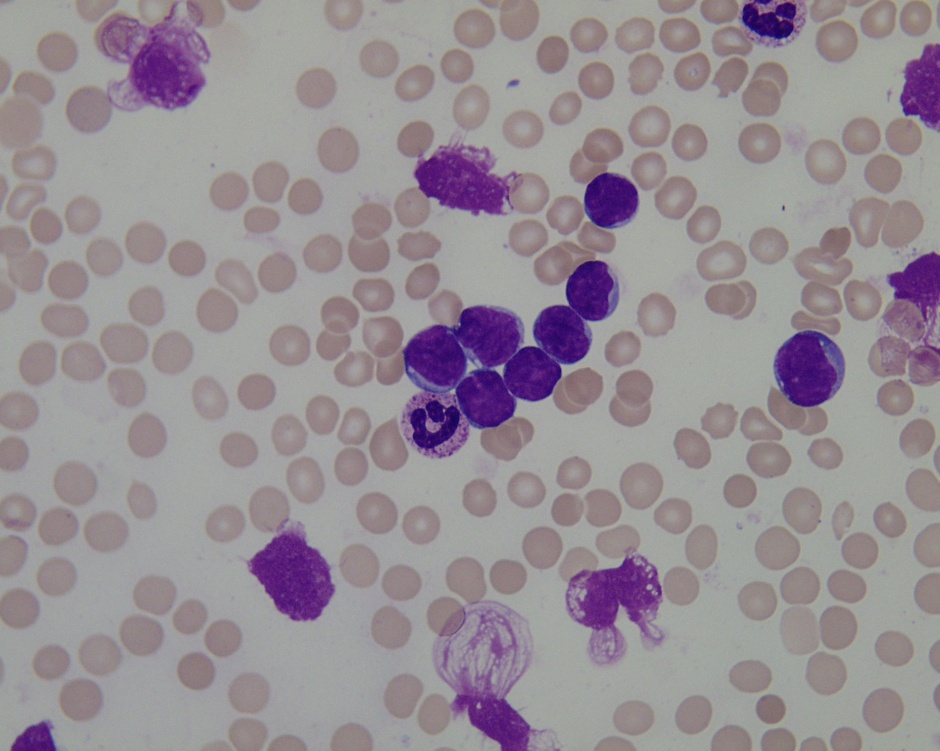
#> input picture img/cancer.jpg, 940 x 751 px, shrunk from 1712 x 1368 before the run
$ python pre.py
#> lines starting #> are read from the running program, lines starting #| are printed output that depends on the picture
import cv2
import numpy as np
import matplotlib.pyplot as plt

#Input image path here
image_paths = 'img/cancer.jpg'

def load_image_and_convert_grayscale():
    img = cv2.imread(image_paths)
#> img is the input picture: shape (751, 940, 3); mean B, G, R 148.5, 141.6, 150.4
    gray = cv2.cvtColor(img, cv2.COLOR_BGR2GRAY)
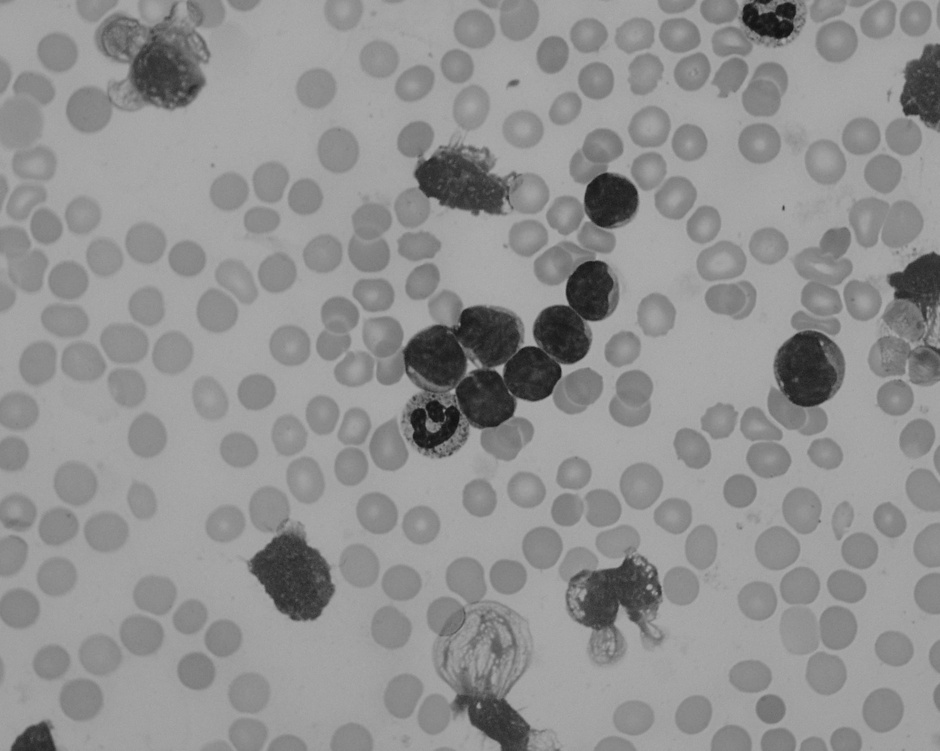
#> gray: shape (751, 940); min 15, max 175, mean 145
    image_array = np.array(gray)

    return image_array

def create_histogram(image_array: np.array) -> np.array:
    h, w = image_array.shape
#> h = 751; w = 940
    histogram = np.zeros(256)

    for pixel in image_array.flatten():
        histogram[pixel] += 1
#> this loop made 705940 passes
#> pixel on passes 1 to 3: 132, 133, 131
#> after the loop, histogram = 256 values, max 49345 at index 164, min 0 at index 0, mean 2757.6

    return histogram


if __name__ == "__main__":
    image_array = load_image_and_convert_grayscale()
    histogram = create_histogram(image_array)
    #plot_histogram(histogram)
